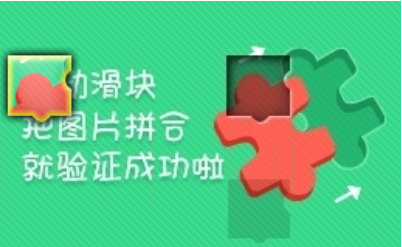
#> input picture img/test1.png, 402 x 247 px, found by its file name
$ python ceshiwenjian.py
#> lines starting #> are read from the running program, lines starting #| are printed output that depends on the picture; after the words box and inside, x2 and y2 are one past the last pixel; in counts of white or black regions, pixels touching at a corner belong together

import cv2

GAUSSIAN_BLUR_KERNEL_SIZE = (5, 5)
GAUSSIAN_BLUR_SIGMA_X = 0
CANNY_THRESHOLD1 = 250
CANNY_THRESHOLD2 = 450
def get_gaussian_blur_image(image):
    return cv2.GaussianBlur(image, GAUSSIAN_BLUR_KERNEL_SIZE, GAUSSIAN_BLUR_SIGMA_X)


def get_canny_image(image):
    return cv2.Canny(image, CANNY_THRESHOLD1, CANNY_THRESHOLD2)


def get_contours(image):
    contours, _ = cv2.findContours(image, cv2.RETR_CCOMP, cv2.CHAIN_APPROX_SIMPLE)
    return contours

filepath = 'D:/opencv_ocr/img/test1.png'
image_raw = cv2.imread(filepath)
#> image_raw is the input picture: shape (247, 402, 3); mean B, G, R 134.2, 196, 85.9
image_height, image_width, _ = image_raw.shape
#> image_height = 247; image_width = 402
print(image_width, image_height)
#| 402 247
image_gaussian_blur = get_gaussian_blur_image(image_raw)
#> in get_gaussian_blur_image, `return cv2.GaussianBlur(image, GAUSSIAN_BLUR_KERNEL_SIZE, GAUSSIAN_BLU..`:
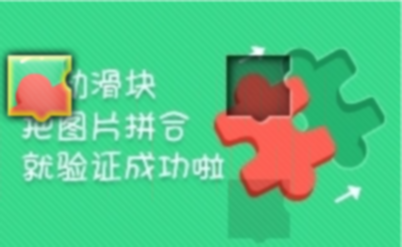
#> returned value: shape (247, 402, 3); mean of channels 0, 1, 2 134, 195.9, 85.5; drawn as B, G, R
cv2.imshow('gauss',image_gaussian_blur)
image_canny = get_canny_image(image_gaussian_blur)
#> in get_canny_image, `return cv2.Canny(image, CANNY_THRESHOLD1, CANNY_THRESHOLD2)`:
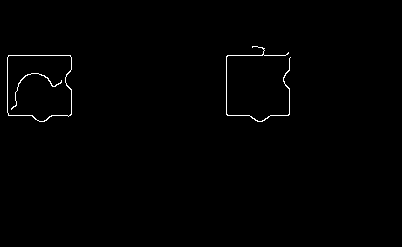
#> returned value: shape (247, 402); 0.66% white in thin lines or dots, all inside (x1, y1, x2, y2) = (7, 46, 291, 122)
cv2.imshow('canny',image_canny)
contours = get_contours(image_canny)
#> in get_contours, `contours, _ = cv2.findContours(image, cv2.RETR_CCOMP, cv2.CHAIN_APPROX..`: contours = 4 contours; box (x1, y1, x2, y2) and area: (7, 55, 72, 122) 3839, (7, 55, 72, 122) 3817, (226, 46, 291, 122) 31, (11, 73, 62, 110) 26
# for result in contours:
#     result_1 = cv2.boundingRect(result)
#     print(result_1)
ip = 1
for contour in contours:

    x, y, w, h = cv2.boundingRect(contour)
    cv2.rectangle(image_raw, (x, y), (x + w, y + h), (0, 0, 255), 2)
    print(f'第{ip}个框, ',x,y,w,h)
    cv2.imwrite(f'.\imgtset\image_label{ip}.png', image_raw)
    ip += 1
#> this loop made 4 passes
#> (x, y, w, h) on passes 1 to 4: (11, 73, 51, 37), (7, 55, 65, 67), (7, 55, 65, 67), (226, 46, 65, 76)
#| 第1个框,  11 73 51 37
#| 第2个框,  7 55 65 67
#| 第3个框,  7 55 65 67
#| 第4个框,  226 46 65 76
#> pass 1, `cv2.imwrite(f'.\imgtset\image_label{ip}.png', image_raw)`:
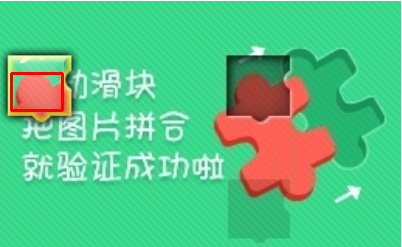
#> saved as image_label1.png: shape (247, 402, 3); mean B, G, R 133.6, 195.1, 86.3
#> pass 2, `cv2.imwrite(f'.\imgtset\image_label{ip}.png', image_raw)`:
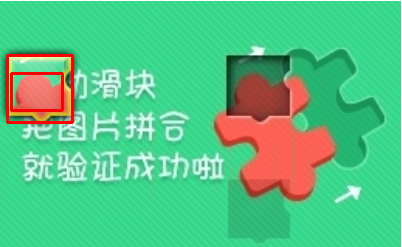
#> saved as image_label2.png: shape (247, 402, 3); mean B, G, R 132.8, 193.8, 87.6
#> after the loop:
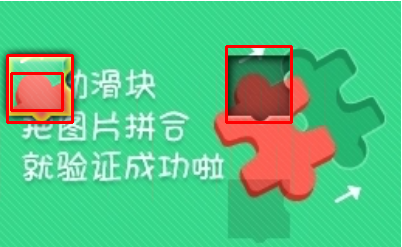
#> image_raw: shape (247, 402, 3); 2.17% of pixels changed, all inside (x1, y1, x2, y2) = (6, 45, 293, 124)
#> after the loop, ip = 5
cv2.waitKey(0)

$ run again, with img/test.png copied over img/test1.png
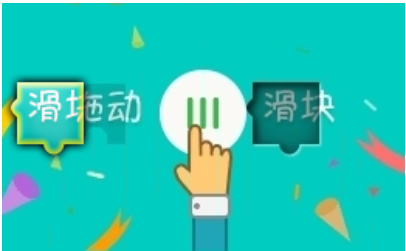
#> input picture img/test.png, 406 x 251 px, found by its file name
#> image_raw is the input picture: shape (251, 406, 3); mean B, G, R 184, 198.8, 41.5
#| 406 251
#> in get_canny_image, `return cv2.Canny(image, CANNY_THRESHOLD1, CANNY_THRESHOLD2)`:
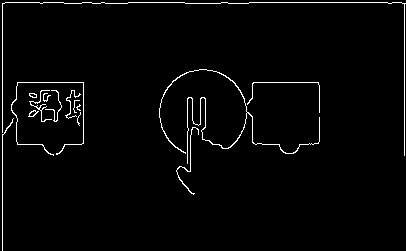
#> returned value: shape (251, 406); 2.3% white in thin lines or dots
#> in get_contours, `contours, _ = cv2.findContours(image, cv2.RETR_CCOMP, cv2.CHAIN_APPROX..`: contours = 17 contours, 11 with area under 20; largest, box (x1, y1, x2, y2) and area: (159, 69, 320, 164) 104, (28, 110, 39, 117) 32, (11, 82, 84, 156) 27, (176, 127, 199, 195) 24, (29, 93, 37, 98) 24, (29, 110, 37, 117) 22
#> the loop `for contour in contours: ` made 17 passes
#> (x, y, w, h) on passes 1 to 8: (176, 127, 23, 68), (2, 118, 12, 133), (77, 112, 4, 14), (28, 110, 11, 7), (29, 110, 8, 7), (76, 104, 5, 7), (73, 100, 7, 13), (43, 93, 8, 9)
#> (printed output is left out)
#> after the loop `for contour in contours:`:
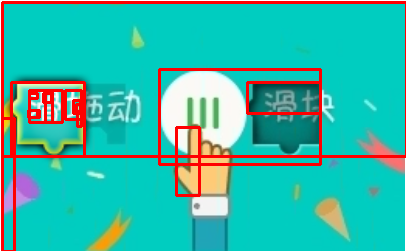
#> image_raw: shape (251, 406, 3); 7.96% of pixels changed, all inside (x1, y1, x2, y2) = (1, 1, 406, 251)
#> after the loop `for contour in contours:`: ip = 18
